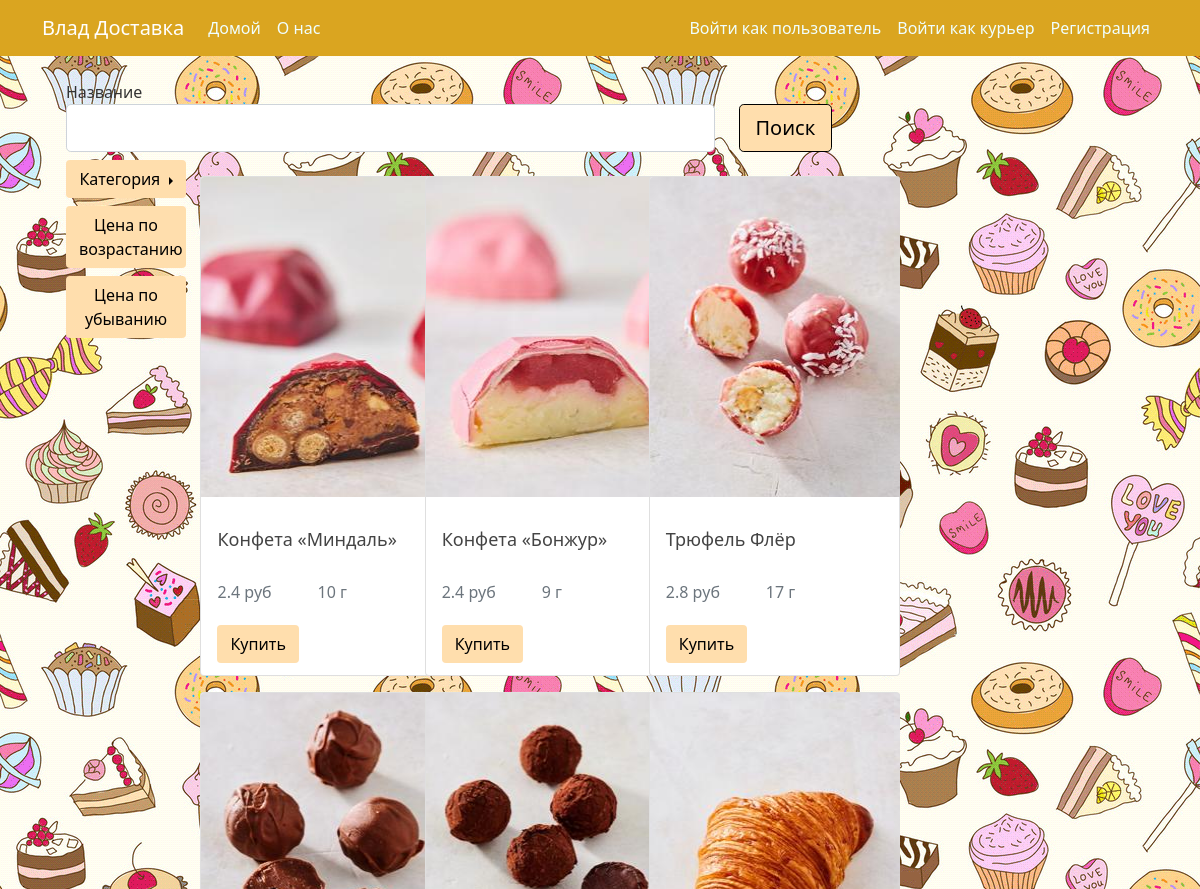
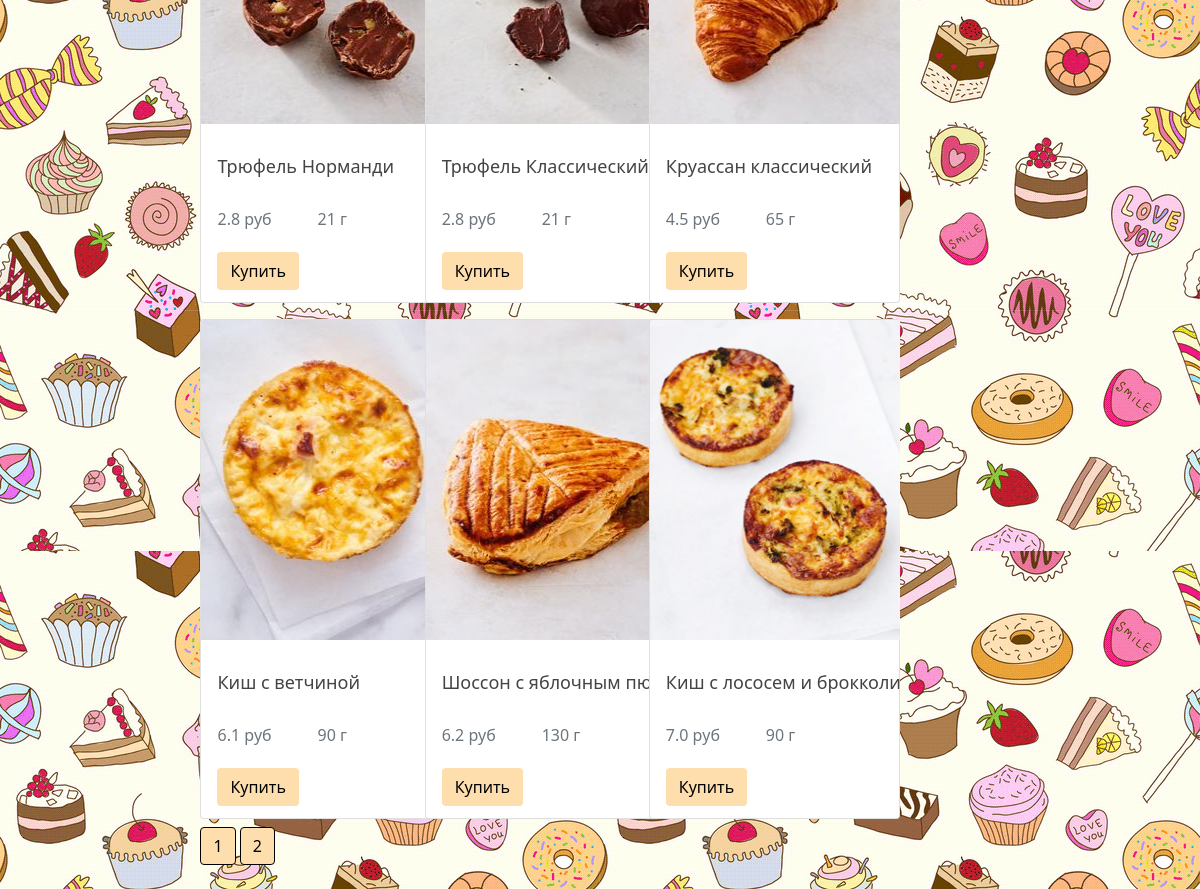
The app's page /filtered_products/price with its own data (2 pictures, top to bottom).
### bd_project/models.py (models this page shows, shortened)
class BaseModel(Model):
    id = PrimaryKeyField(unique=True)
    class Meta:
        database = db
        order_by = 'id'

class Product(BaseModel):
    name = CharField(unique=True, null=False)
    price = DoubleField(null=False)
    description = TextField(null=False)
    weight = IntegerField(null=False)
    image = CharField(null=False)
    category = ForeignKeyField(Categories, backref='category')
    class Meta:
        db_table = 'Products'

### bd_project/main/routes.py (the view)
@main.route('/filtered_products/price')
def filter_products_by_cost():
    product_categories = Categories.select()
    form = SearchForm()
    if sel_category:
        products = Product.select().where(Product.category == sel_category).order_by(Product.price)
    else:
        products = Product.select().order_by(Product.price)
    order_products_by_current_user = current_user_ordered_products()
    return object_list('home.html', title='Home page', query=products, context_variable='products', paginate_by=9,
                       order_products=order_products_by_current_user, form=form, categories=product_categories)

### bd_project/main/forms.py
class SearchForm(FlaskForm):
    search_product_name = StringField('Название',
                                      validators=[DataRequired()])
    search_submit = SubmitField('Поиск')

### bd_project/main/routes.py (called while the page is built)
def current_user_ordered_products():
    order_products_by_current_user = None
    if current_user.is_authenticated:
        with open('ordered_products.json', 'r') as f:
            order_products_by_users = json.load(f)
            order_products_by_current_user = order_products_by_users.get(f'{current_user.id}')
    return order_products_by_current_user

### bd_project/templates/home.html (shortened to what this page needs)
{% extends "layout.html" %}
{% block content %}
<div class="container">
    <div class="row mb-2">
        <form method="post" action="">
            <fieldset class="form-group">
                <div class="row">
                    <div class="col-10">
                        <div class="form-group">
                            {{ form.search_product_name.label(class="form-control-label") }}
                            {% if form.search_product_name.errors %}
                            {{ form.search_product_name(class="form-control form-control-lg is-invalid") }}
                            <div class="invalid-feedback">
                                {% for error in form.search_product_name.errors %}
                                <span>{{ error }}</span>
                                {% endfor %}
                            </div>
                            {% else %}
                            {{ form.search_product_name(class="form-control form-control-lg") }}
                            {% endif %}
                        </div>
                    </div>
                    <div class="col-1 pt-2">
                        <div class="form-group pt-3">
                            {{ form.search_submit(class="btn btn-outline-info btn-lg all-buttons-color") }}
                        </div>
                    </div>
                </div>
            </fieldset>
        </form>
    </div>
    <div class="row">
        <div class="col-2">
            {% if categories %}
            <div class="btn-group dropend ">
                <button type="button" class="btn dropdown-toggle filter-button all-buttons-color" data-bs-toggle="dropdown"
                        aria-expanded="false">
                    Категория
                </button>
            </div>
            {% endif %}
             <div class="btn-group mt-2">
                <a type="button" class="btn filter-button all-buttons-color" href="{{ url_for('main.filter_products_by_cost') }}">
                    Цена по возрастанию
                </a>
            </div>
            <div class="btn-group  mt-2">
                <a type="button" class="btn filter-button all-buttons-color" href="{{ url_for('main.filter_products_by_cost_desc') }}">
                    Цена по убыванию
                </a>
            </div>
        </div>
        <div class="col-10">
            <div class="row">
                {% for product in products %}
                <div class="col-4">
                    <div class="card mt-3 mb-" style="width: 251px; height:500px">
                        <a href="{{ url_for('main.product_revive',product_id=product.id)  }}">
                            <img src="{{ url_for('static', filename ='food_pics/' + product.image) }}"
                             class="card-img-top food-img"
                             alt="{{ url_for('static', filename ='food_pics/' + 'default_food.jpg') }}">
                        </a>
                        <div class="card-body">
                            <h5 class="card-title" style="width: 250px; height:50px; font-size:	large">{{ product.name }}</h5>
                            <div class="row">
                                <div class="col-6"  style="width: 100px; height:30px">
                                    <h6 class="card-subtitle mb-2 text-muted">{{ product.price }} руб</h6>
                                </div>
                                <div class="col-6" style="width: 100px; height:30px">
                                    <h6 class="card-subtitle mb-2 text-muted">{{ product.weight }} г</h6>
                                </div>
                            </div>
                            <a href="{{ url_for('users.add_to_cart',product_id=product.id) }}"
                               class="btn mt-2 mb-1 mr-2 all-buttons-color">Купить</a>
                        </div>
                    </div>
                </div>
                {% endfor %}
            </div>
            <div class="mt-2">
                {% for page_num in range(1,pagination.get_page_count()+1) %}
                {% if pagination.get_page() == page_num %}
                <a class="btn btn-info mb-4" href="{{ url_for('main.home', page = page_num) }} ">{{ page_num }}</a>
                {% else %}
                <a class="btn btn-outline-info mb-4" href="{{ url_for('main.home', page = page_num) }} ">{{ page_num
                    }}</a>
                {% endif %}
                {% endfor %}
            </div>
        </div>
    </div>
</div>
{% endblock content %}

### bd_project/static/main.css (style rules this page uses)
body { background: #fafafa; color: #333333; margin-top: 5rem; }
h1, h2, h3, h4, h5, h6 { color: #444444; }
.food-img { height: 320px; width: 250px; margin-right: 20px; margin-bottom: 16px; }
a { text-decoration: none; }
.filter-button { width: 120px; }
.main-bg-image { background: url("../static/background.png"); }
.all-buttons-color { background:#FFDEAD; color:black; }
.btn-info { background:#FFDEAD; color:black; border: 1px solid black; }
.btn-outline-info { background: #FFDEAD; color: black; border: 1px solid black; }

### records on screen
Product: image (picture), name "Конфета «Миндаль»", price "2.4", weight "10"
Product: image (picture), name "Конфета «Бонжур»", price "2.4", weight "9"
Product: image (picture), name "Трюфель Флёр", price "2.8", weight "17"
Product: image (picture), name "Трюфель Норманди", price "2.8", weight "21"
Product: image (picture), name "Трюфель Классический", price "2.8", weight "21"
Product: image (picture), name "Круассан классический", price "4.5", weight "65"
Product: image (picture), name "Киш с ветчиной", price "6.1", weight "90"
Product: image (picture), name "Шоссон с яблочным пюре", price "6.2", weight "130"
Product: image (picture), name "Киш с лососем и брокколи", price "7.0", weight "90"

### other values on screen
{{ page_num }} "1"
{{ page_num }} "2"
